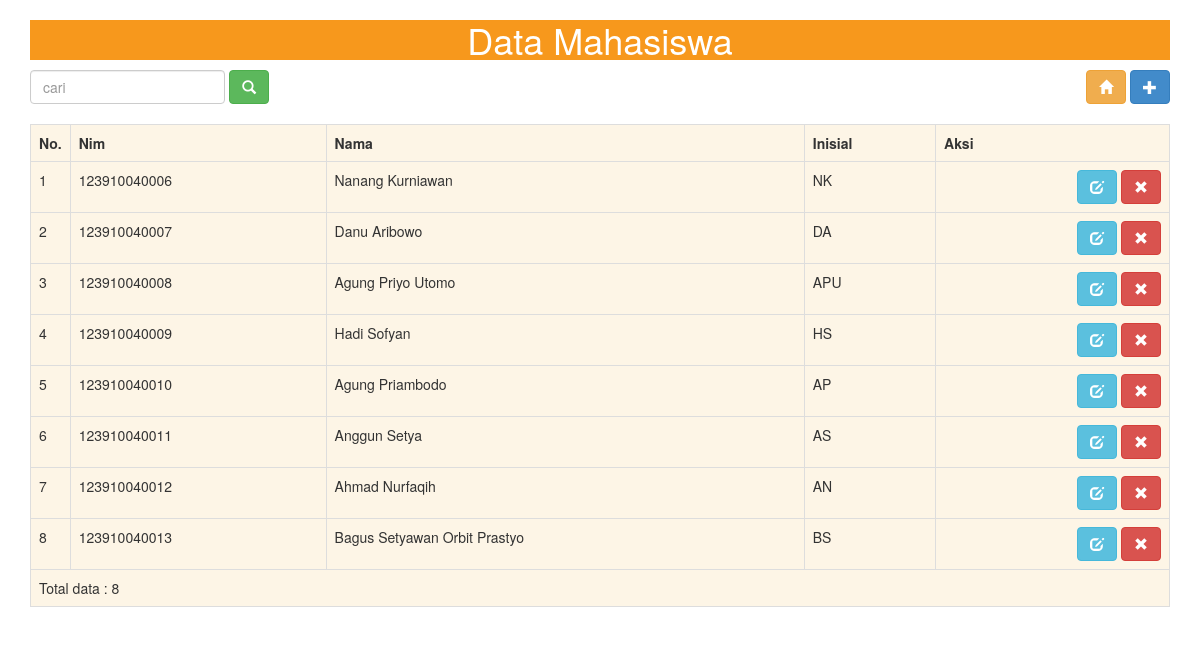
The page /mahasiswa/index.php on the database its author committed.
### tables this page shows
CREATE TABLE IF NOT EXISTS `mahasiswa` (
  `id` int(11) NOT NULL AUTO_INCREMENT,
  `nim` varchar(20) NOT NULL,
  `nama` varchar(50) NOT NULL,
  `inisial` varchar(5) NOT NULL,
  PRIMARY KEY (`id`)
);

### koneksi/dbh.php (called while the page is built)
<?php
	class DBH {
		private static $dns="mysql:dbname=universitas;host=localhost;";
		private static $user = "root";
		private static $pass= "";
		public static function createConnection()
		{
			return new PDO(self::$dns,self::$user,self::$pass);
		}
	}
?>

### mahasiswa/RepositoryMahasiswa.php (called while the page is built, shortened)
<?php
	require_once "../koneksi/dbh.php";
	class RepositoryMahasiswa{
		private $dbh;
		private $rowCount;
		private $query = "SELECT * FROM mahasiswa ORDER BY nim";
		public function __construct()
		{
			$this->dbh = DBH::createConnection();
		}
		public function getAll()
		{
			$query = $this->dbh->prepare($this->query);
			$query->execute();
			$this->rowCount = $query->rowCount();
			return $query->fetchAll(PDO::FETCH_OBJ);
		}
		public function rowCount()
		{
			return $this->rowCount;
		}
	}
?>

### mahasiswa/index.php (the view, shortened to what this page needs)
<?php
require_once "RepositoryMahasiswa.php";
$repo = new RepositoryMahasiswa();
if (isset($_GET['q']))
	{
		$result = $repo->getByKatakunci($_GET['q']);
	}
	else
	{
		$result= $repo->getAll();
	}
?>
<!DOCTYPE html>
<html lang="en">
<head>
	<link rel="stylesheet" type="text/css" href="../css/bootstrap.min.css">
    <link rel="stylesheet" type="text/css" href="../css/customes.css">
</head>
<body>
<div class="container">
<h1>Data Mahasiswa</h1>
	<div class="row">
		<div class="col-md-4">
			<form class="form-inline" method="get">
				<input type="text" class="form-control" placeholder="cari" name="q">
				<button type="submit" class="btn btn-success"><i class="glyphicon glyphicon-search"></i></button>
			</form><br>
		</div>
		<div class="col-md-4">
		</div>
		<div class="col-md-4" align="right" >
			<a href="../index.php"><button class="btn btn-warning" ><i class="glyphicon glyphicon-home"></i></button></a>
			<a href="insert.php"><button class="btn btn-primary" ><i class="glyphicon glyphicon-plus"></i></button></a>
		</div>
	</div>
	<table class="table table-bordered">
		<tr>
			<th width="20">No.</th>
			<th>Nim</th>
			<th>Nama</th>
			<th>Inisial</th>
			<th>Aksi</th>
		</tr>
		<?php
			$no = 1;
			foreach ($result as $row)
			{
		?>
		<tr>
			<td><?php echo $no++; ?></td>
			<td><?php echo $row->nim; ?></td>
			<td><?php echo $row->nama; ?></td>
			<td><?php echo $row->inisial; ?></td>
			<td align="right">
				<a href="edit.php?id=<?php echo $row->id; ?>"><button class="btn btn-info" ><i class="glyphicon glyphicon-edit"></i></button></a>
				<a href="index.php?id=<?php echo $row->id; ?>&aksi=hapus" onclick="return confirm('Yakin akan di hapus');"><button class="btn btn-danger" ><i class="glyphicon glyphicon-remove"></i></button></a>
			</td>
		</tr>
		<?php
			}
		?>
		<tr>
			<td colspan="5"><?php echo "Total data : ".$repo->rowCount(); ?></td>
		</tr>
	</table>
</div>
</body>
</html>

### css/customes.css (style rules this page uses)
a { -moz-transition: all 0.5s ease-out; -o-transition: all 0.5s ease-out; -webkit-transition: all 0.5s ease-out; -ms-transition: all 0.5s ease-out; transition: all 0.5s ease-out; color: #F7981C; }
.table { background-color: #fdf5e6; }
h1 { background-color: #F7981C; color: white; text-align: center; }

### rows shown on the page
mahasiswa: nim "123910040006", nama "Nanang Kurniawan", inisial "NK"
mahasiswa: nim "123910040007", nama "Danu Aribowo", inisial "DA"
mahasiswa: nim "123910040008", nama "Agung Priyo Utomo", inisial "APU"
mahasiswa: nim "123910040009", nama "Hadi Sofyan", inisial "HS"
mahasiswa: nim "123910040010", nama "Agung Priambodo", inisial "AP"
mahasiswa: nim "123910040011", nama "Anggun Setya", inisial "AS"
mahasiswa: nim "123910040012", nama "Ahmad Nurfaqih", inisial "AN"
mahasiswa: nim "123910040013", nama "Bagus Setyawan Orbit Prastyo", inisial "BS"

### other values the page prints
$repo->rowCount() "8"
